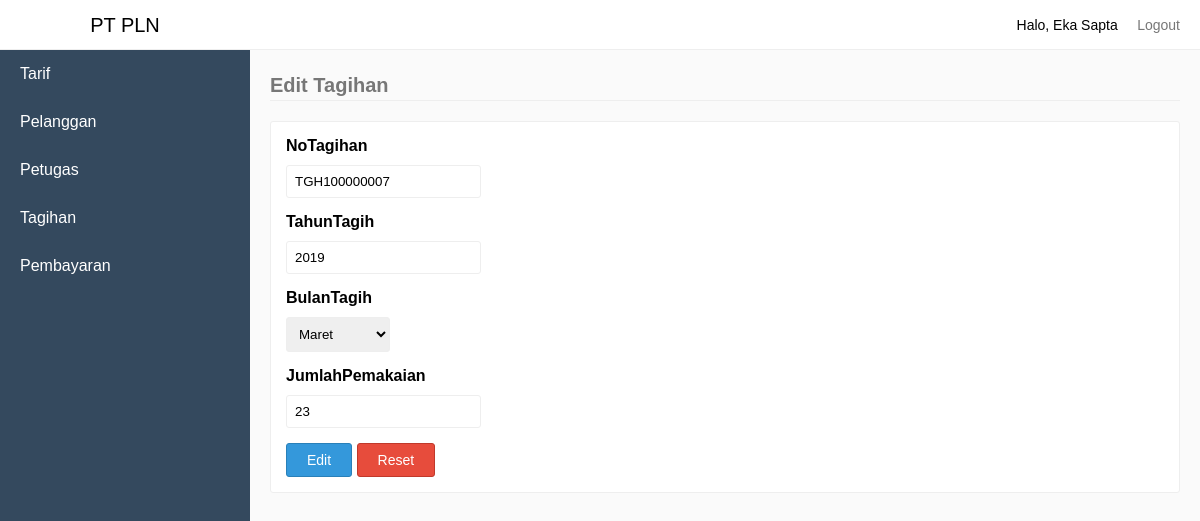
The page /index.php?pages=edittagihan&NoTagihan=TGH100000007 (signed in) on the database its author committed.
### tables this page shows
CREATE TABLE `tb_tagihan` (
  `KodeTagihan` int(11) NOT NULL,
  `NoTagihan` varchar(100) NOT NULL,
  `NoPelanggan` varchar(100) NOT NULL,
  `TahunTagih` int(20) NOT NULL,
  `BulanTagih` varchar(20) NOT NULL,
  `JumlahPemakaian` varchar(100) NOT NULL,
  `TotalBayar` double(10,0) NOT NULL,
  `Status` varchar(10) NOT NULL
);

### sources/edittagihan.php (the view, shortened to what this page needs)
<?php
	require_once "sources/maintemplate/header.php";
	if(isset($_GET['NoTagihan'])) {
		$NoTagihan = mysqli_real_escape_string($connect, $_GET['NoTagihan']);
		$selectQuery = mysqli_query($connect, "SELECT * FROM tb_tagihan WHERE NoTagihan='$NoTagihan'");
		if(mysqli_num_rows($selectQuery) > 0) {
			$row = mysqli_fetch_assoc($selectQuery);
?>
<legend>Edit Tagihan</legend>
<div class="card">
	<div class="card-body">
		<form action="index.php?process=edittagihan" method="POST" class="form-block">
			<div class="form-group">
				<label for="NoPelanggan">NoTagihan</label>
				<input type="text" class="input" id="NoTagihan" name="NoTagihan" value="<?php echo $row['NoTagihan']; ?>" readonly>
			</div>
			<div class="form-group">
				<label for="TahunTagih">TahunTagih</label>
				<input type="text" class="input" id="TahunTagih" name="TahunTagih" value="<?php echo date('Y'); ?>">
			</div>
			<div class="form-group">
				<label for="BulanTagih">BulanTagih</label>
				<select name="BulanTagih" id="BulanTagih" class="input">
					<?php
						$bulan = [
							1 => 'Januari',
							2 => 'Februari',
							3 => 'Maret',
							4 => 'April',
							5 => 'Mei',
							6 => 'Juni',
							7 => 'Juli',
							8 => 'Agustus',
							9 => 'September',
							10 => 'Oktober',
							11 => 'November',
							12 => 'Desember',
						];
						for ($i=1; $i <= 12; $i++) {
							if($row['BulanTagih'] == $i) {
								echo '<option value="'.$i.'" selected>'.$bulan[$i].'</option>';
							} else {
								echo '<option value="'.$i.'">'.$bulan[$i].'</option>';
							}
						}
					?>
				</select>
			</div>
			<div class="form-group">
				<label for="JumlahPemakaian">JumlahPemakaian</label>
				<input type="text" class="input" id="JumlahPemakaian" name="JumlahPemakaian" value="<?php echo $row['JumlahPemakaian']; ?>">
			</div>
			<div class="form-group">
				<button type="submit" class="btn btn-primary">Edit</button>
				<button type="reset" class="btn btn-danger">Reset</button>
			</div>
		</form>
	</div>
</div>
<?php
		} else {
			echo "No Tagihan Tidak Ditemukan";
		}
	} else {
	}
	require_once "sources/maintemplate/footer.php";
?>

### sources/maintemplate/header.php (shortened to what this page needs)
<!DOCTYPE html>
<html>
<head>
	<link rel="stylesheet" type="text/css" href="assets/style.css">
</head>
<body>
	<div class="navbar">
		<div class="pull-right">
			<li class="loggedAs">Halo, <?php echo $data['NamaLengkap']; ?></li>
			<li><a href="index.php?process=logout">Logout</a></li>
		</div>
	</div>
	<div class="sidebar">
		<li class="brand">
			<?php
				if($data['Level'] == "Pelanggan") {
					echo '<a href="index.php?pages=home-pelanggan">PT PLN</a>';
				} else if($data['Level'] == "Petugas") {
					echo '<a href="index.php?pages=home-petugas">PT PLN</a>';
				} else {
					echo '<a href="index.php?pages=home-admin">PT PLN</a>';
				}
			?>
		</li>
		<?php
			if($data['Level'] == "Pelanggan" || $data['Level'] == "Petugas") {
		?>
		<li><a href="index.php?pages=tagihan" <?php echo $_GET['pages'] == "tagihan" ? 'class="active"': ''; ?>>Tagihan</a></li>
		<li><a href="index.php?pages=pembayaran" <?php echo $_GET['pages'] == "pembayaran" ? 'class="active"': ''; ?>>Pembayaran</a></li>
		<?php
			} else {
		?>
		<li><a href="index.php?pages=tarif" <?php echo $_GET['pages'] == "tarif" ? 'class="active"': ''; ?>>Tarif</a></li>
		<li><a href="index.php?pages=pelanggan" <?php echo $_GET['pages'] == "pelanggan" ? 'class="active"': ''; ?>>Pelanggan</a></li>
		<li><a href="index.php?pages=petugas" <?php echo $_GET['pages'] == "petugas" ? 'class="active"': ''; ?>>Petugas</a></li>
		<li><a href="index.php?pages=tagihan" <?php echo $_GET['pages'] == "tagihan" ? 'class="active"': ''; ?>>Tagihan</a></li>
		<li><a href="index.php?pages=pembayaran" <?php echo $_GET['pages'] == "pembayaran" ? 'class="active"': ''; ?>>Pembayaran</a></li>
		<?php
			}
		?>
	</div>
	<div class="content">

### assets/style.css (style rules this page uses)
* { padding:0; margin:0; box-sizing: border-box; font-family: sans-serif; }
legend { border-bottom: 1px solid #eee; line-height: 30px; margin-bottom: 20px; font-size: 20px; font-weight: bold; color: #777; }
body { background-color: #fafafa; }
li { list-style: none; }
.navbar { height: 50px; background-color: #fff; border-bottom: 1px solid #eee; line-height: 50px; padding:0 20px; position: fixed; width:100%; top:0; z-index: 1; }
.navbar li { display: inline-block; }
.navbar .loggedAs { font-size: 14px; display: inline-block; }
.navbar li > a { padding-left:15px; text-decoration: none; color: #777; font-size: 14px; }
.pull-right { float:right; }
.sidebar { background-color: #34495E; width:250px; height:100%; position: fixed; top:0; left:0; z-index:2; }
.sidebar .brand { height:50px; background-color: #fff; border-bottom: 1px solid #eee; line-height: 20px; text-align: center; font-size: 20px; }
.sidebar .brand a { padding: 15px 20px; display: block; color: #000; text-decoration: none; }
.sidebar li:not(.brand) > a { padding: 15px 20px; display: block; color: #fff; text-decoration: none; }
div.content { margin-left:270px; margin-top: 70px; margin-right:20px; }
div.content .card { margin-bottom: 50px; }
div.card { background-color: #fff; border: 1px solid #eee; border-radius: 3px; }
div.card-body { padding: 15px; }
.input { padding: 8px; border: 1px solid #eee; border-radius: 3px; }
.form-group label { font-weight: bold; }
.form-group { margin-bottom: 15px; }
.form-group .input { margin-top:10px; }
.form-block label { display: block; }
.btn { background-color: #fff; border: 1px solid #eee; padding: 8px 20px; border-radius:3px; cursor: pointer; font-size: 14px; }
form .form-group:last-child { margin-bottom: 0; }
.btn-primary { background-color: #3498DB; border: 1px solid #2980B9; color: #fff; }
.btn-danger { background-color: #E74C3C; border: 1px solid #C0392B; color: #fff; }

### rows shown on the page
tb_tagihan: NoTagihan "TGH100000007", BulanTagih "Maret", JumlahPemakaian "23"

### other values the page prints
$data['NamaLengkap'] "Eka Sapta"
